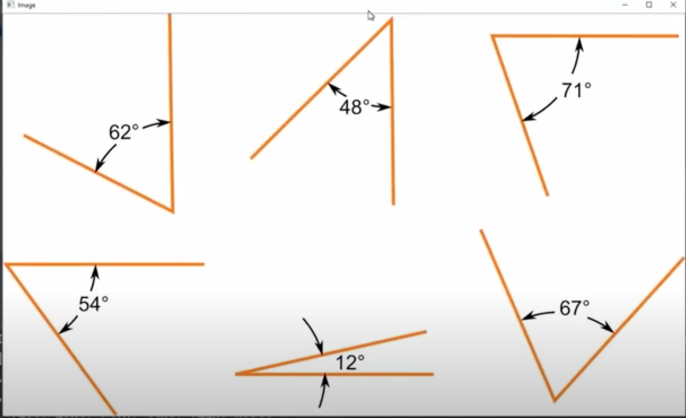
#> input picture angle.png, 1372 x 836 px (shown at 1/2 size)
$ python getAngle.py
#> lines starting #> are read from the running program, lines starting #| are printed output that depends on the picture
import cv2
import math
###################################
widthImg = 640
heightImg = 390
#####################################

path = 'angle.png'
img = cv2.imread(path)
#> img is the input picture: shape (836, 1372, 3); mean B, G, R 236.4, 238.8, 241.3

img = cv2.resize(img, (widthImg, heightImg))
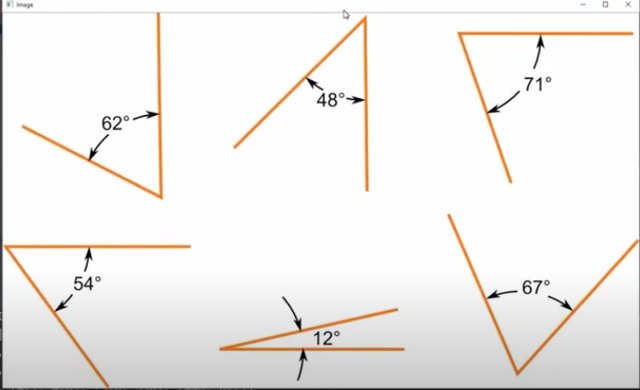
#> img: shape (390, 640, 3); mean B, G, R 236.4, 238.7, 241.3
pointsList = []


def mousePoints(event, x, y, flags, params):
    if event == cv2.EVENT_LBUTTONDOWN:

        if size != 0 and size % 3 != 0:
            # cv2.line(img, tuple(
            #     pointsList[round((size-1)/3)*3]), (x, y), (0, 0, 255), 2)
            cv2.line(img, tuple(
                pointsList[::3][-1]), (x, y), (0, 0, 255), 2)

        cv2.circle(img, (x, y), 5, (0, 0, 255), cv2.FILLED)
        pointsList.append([x, y])


def getAngle(pointsList):
    pt1, pt2, pt3 = pointsList[-3:]
    m1 = gradient(pt1, pt2)
    m2 = gradient(pt1, pt3)
    angR = math.atan((m2-m1)/(1+(m2*m1)))
    angD = round(math.degrees(angR))
    cv2.putText(img, str(angD), (pt1[0]+40, pt1[1]+20),
                cv2.FONT_HERSHEY_COMPLEX_SMALL, 1.5, (0, 0, 255))


def gradient(pt1, pt2):
    return (pt2[1]-pt1[1])/(pt2[0]-pt1[0])


while True:
    cv2.imshow('Image', img)
    size = len(pointsList)

    cv2.setMouseCallback("Image", mousePoints)

    if size != 0 and size % 3 == 0:
        getAngle(pointsList)

    if cv2.waitKey(1) & 0xFF == ord('q'):
#> (key q is pressed here)
        pointsList = []
        img = cv2.imread(path)
        img = cv2.resize(img, (widthImg, heightImg))
